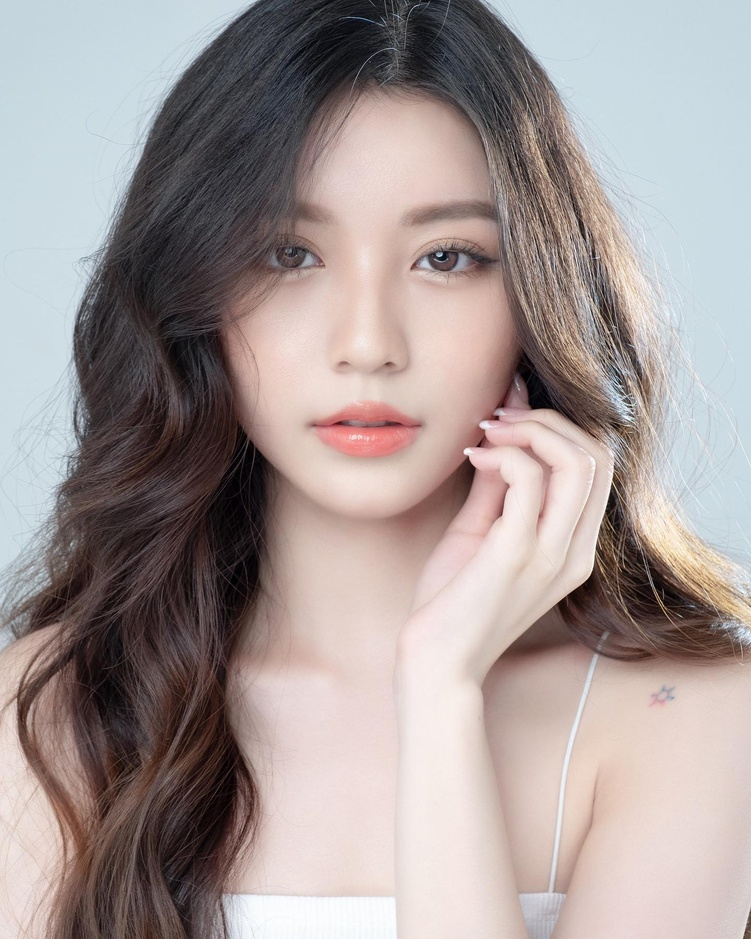
#> input picture girl.jpg, 751 x 939 px, shrunk from 1440 x 1800 before the run
$ python Canny.py   (older library calls are emulated)
#> lines starting #> are read from the running program, lines starting #| are printed output that depends on the picture; after the words box and inside, x2 and y2 are one past the last pixel; in counts of white or black regions, pixels touching at a corner belong together
import cv2
import numpy as np

def scale_to_0_255(img):
    min_value = np.min(img)
    max_value = np.max(img)
    new_img = (img - min_value) / (max_value - min_value)
    new_img *= 255 # 0 - 1
    return new_img

def my_canny(img, min_value, max_value, sobel_size = 3, is_L2_gradient = False):
    """
    Try to implement Canny algorithm in OpenCV tutorial @ https://docs.opencv.org/4.x/da/d22/tutorial_py_canny.html
    """
#> called with min_value = 100, max_value = 200, sobel_size = 3, is_L2_gradient = False

    # Noise Reduction
    smooth_img = cv2.GaussianBlur(img, ksize = (5,5), sigmaX = 1, sigmaY = 1)

    # Finding Intensity Gradient of the Image
    Gx = cv2.Sobel(smooth_img, cv2.CV_64F, 1, 0, ksize = sobel_size)
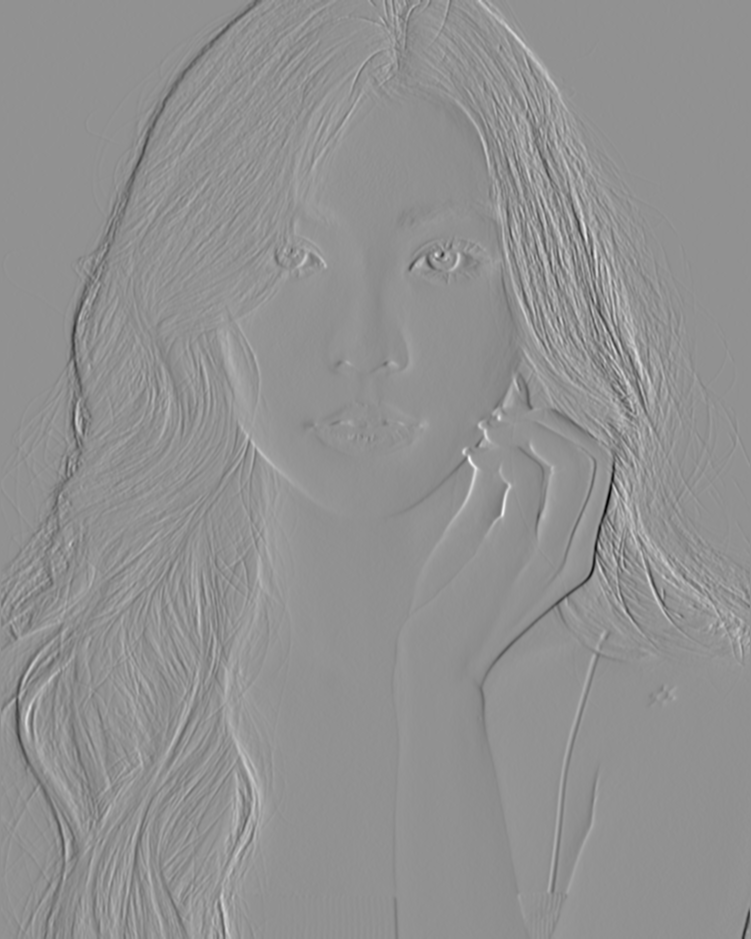
#> Gx: shape (939, 751) float64; min -549, max 413, mean -0.1; drawn with min black and max white
    Gy = cv2.Sobel(smooth_img, cv2.CV_64F, 0, 1, ksize = sobel_size)
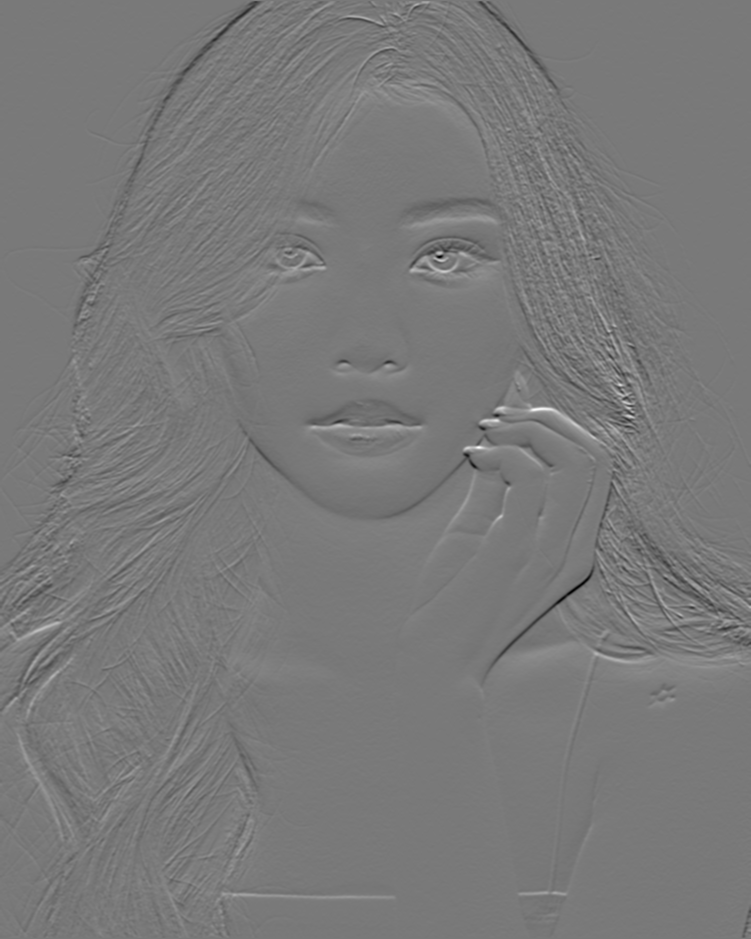
#> Gy: shape (939, 751) float64; min -388, max 426, mean 0.2; drawn with min black and max white

    if is_L2_gradient:
        edge_gradient = np.sqrt(Gx * Gx + Gy * Gy)
    else:
        edge_gradient = np.abs(Gx) + np.abs(Gy)

    angle = np.arctan2(Gy, Gx) * 180 / np.pi
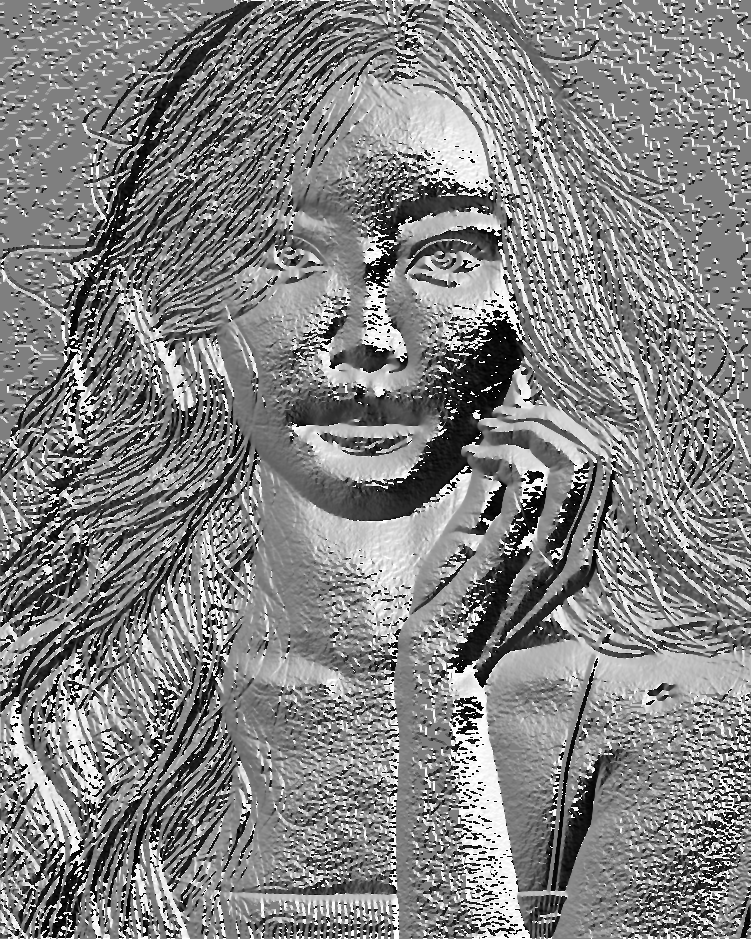
#> angle: shape (939, 751) float64; min -179.8, max 180, mean 5.1; drawn with min black and max white

    # round angle to 4 directions
    angle = np.abs(angle)
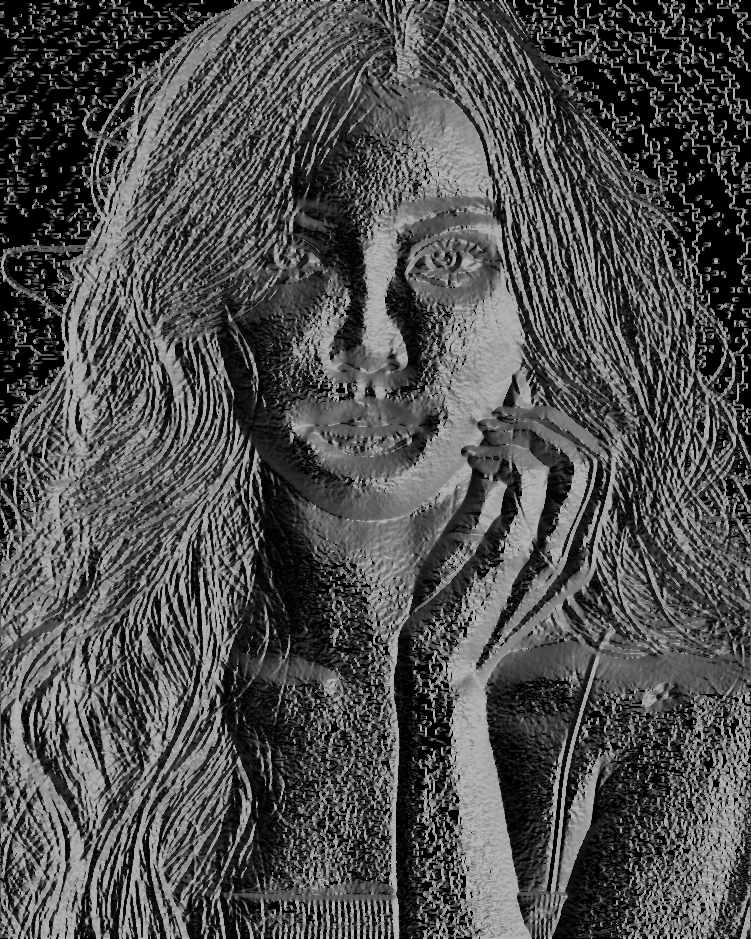
#> angle: shape (939, 751) float64; min 0, max 180, mean 78.9
    angle[angle <= 22.5] = 0
#> angle: shape (939, 751) float64; 12.53% of pixels changed, all inside (x1, y1, x2, y2) = (1, 1, 750, 938)
    angle[angle >= 157.5] = 0
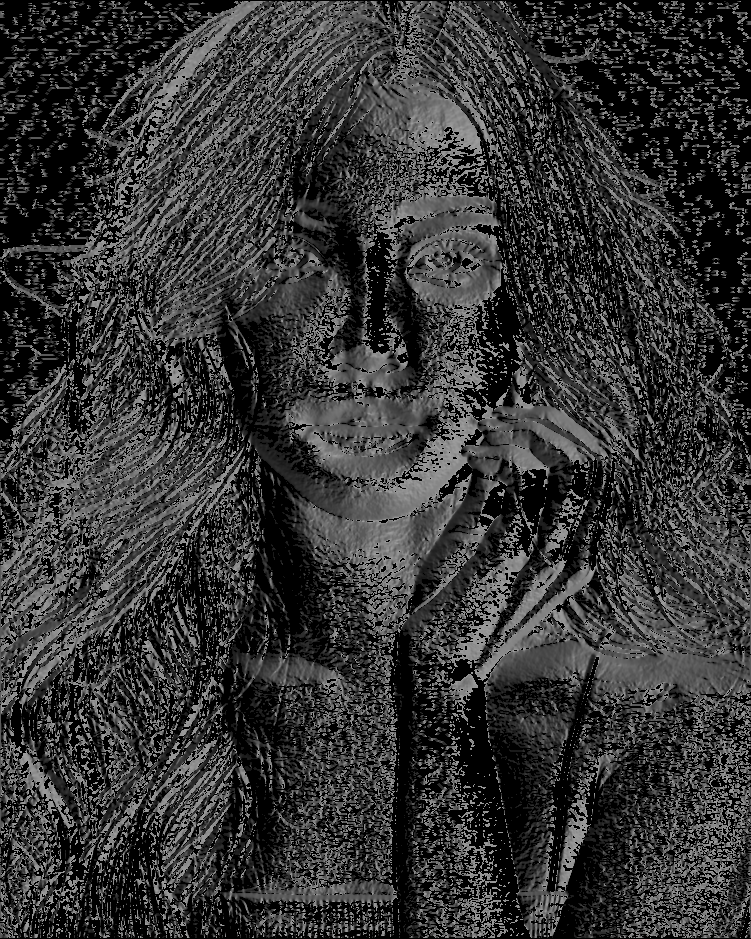
#> angle: shape (939, 751) float64; min 0, max 157.5, mean 53
    angle[(angle > 22.5) * (angle < 67.5)] = 45
    angle[(angle >= 67.5) * (angle <= 112.5)] = 90
#> angle: shape (939, 751) float64; min 0, max 157.5, mean 53.5
    angle[(angle > 112.5) * (angle <= 157.5)] = 135
#> angle: shape (939, 751) float64; min 0, max 135, mean 53.1

    # Non-maximum Suppression
    keep_mask = np.zeros(smooth_img.shape, np.uint8)
    for y in range(1, edge_gradient.shape[0]-1):
        for x in range(1, edge_gradient.shape[1]-1):
            area_grad_intensity = edge_gradient[y-1:y-2, x-1:x+2] # 3x3 area
            area_angle = angle[y-1:y-2, x-1:x+2] # 3x3 area
            current_angle = area_angle[1, 1]
            current_angle_intensity = area_grad_intensity[1, 1]

            if current_angle == 0:
                if current_angle_intensity > max(area_grad_intensity[1,0], area_grad_intensity[1,2]):
                    keep_mask[y, x] = 255
                else:
                    edge_gradient[y, x] = 0
            elif current_angle == 45:
                if current_angle_intensity > max(area_grad_intensity[2,0],area_grad_intensity[0,2]):
                    keep_mask[y, x] = 255
                else:
                    edge_gradient[y,x] = 0
            elif current_angle == 90:
                if current_angle_intensity > max(area_grad_intensity[0,1], area_grad_intensity[2,1]):
                    keep_mask[y, x] = 255
                else:
                    edge_gradient[y, x] = 0
            elif current_angle == 135:
                if current_angle_intensity > max(area_grad_intensity[0,0], area_grad_intensity[2,2]):
                    keep_mask[y, x] = 255
                else:
                    edge_gradient[y, x] = 0
#> edge_gradient: shape (939, 751) float64; min 0, max 716, mean 31
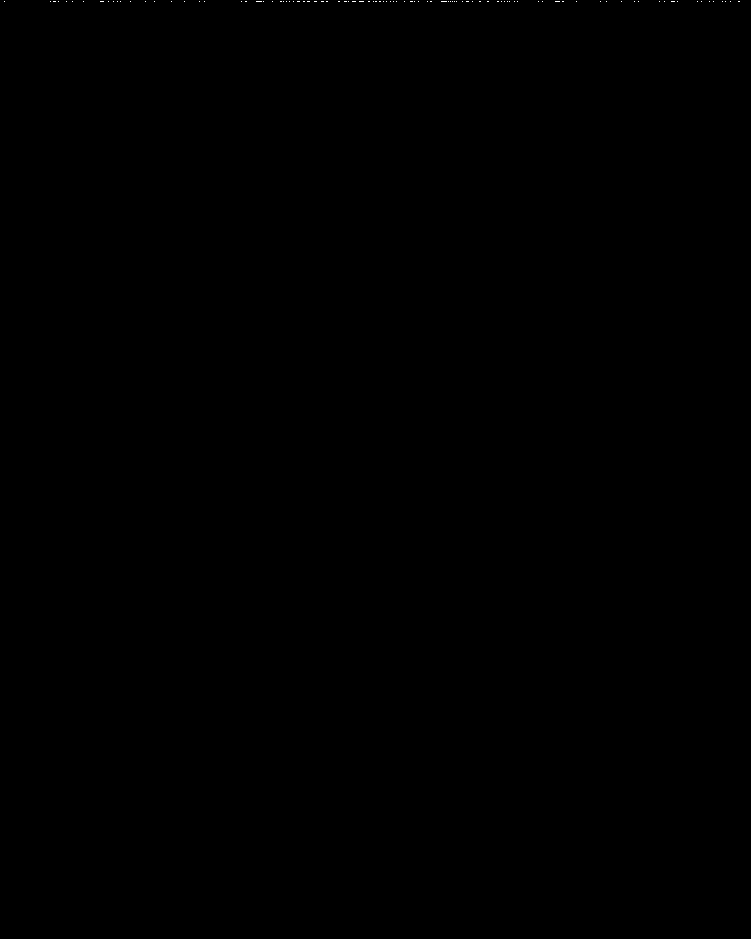
#> keep_mask: shape (939, 751); 0.02% white in thin lines or dots, all inside (x1, y1, x2, y2) = (4, 1, 740, 2)

    # Hysteresis Thresholding
    canny_mask = np.zeros(smooth_img.shape, np.uint8)
    canny_mask[(keep_mask > 0) * (edge_gradient > min_value)] = 255

    return scale_to_0_255(canny_mask)

img = cv2.imread("girl.jpg",0)
#> (the run stopped early here; a loop or call above may not have finished)

$ run again, with CMTND02.jpg copied over girl.jpg
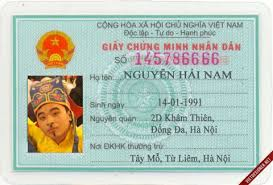
#> input picture CMTND02.jpg, 273 x 185 px
#> in my_canny, `edge_gradient = np.abs(Gx) + np.abs(Gy)`:
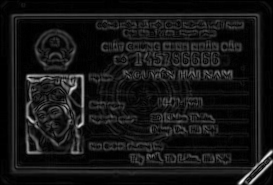
#> edge_gradient: shape (185, 273) float64; min 0, max 742, mean 63.1; drawn with min black and max white
#> in my_canny, `angle[(angle >= 67.5) * (angle <= 112.5)] = 90`:
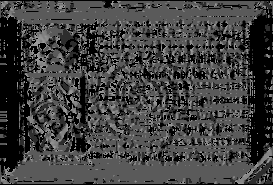
#> angle: shape (185, 273) float64; min 0, max 157.5, mean 63.7
